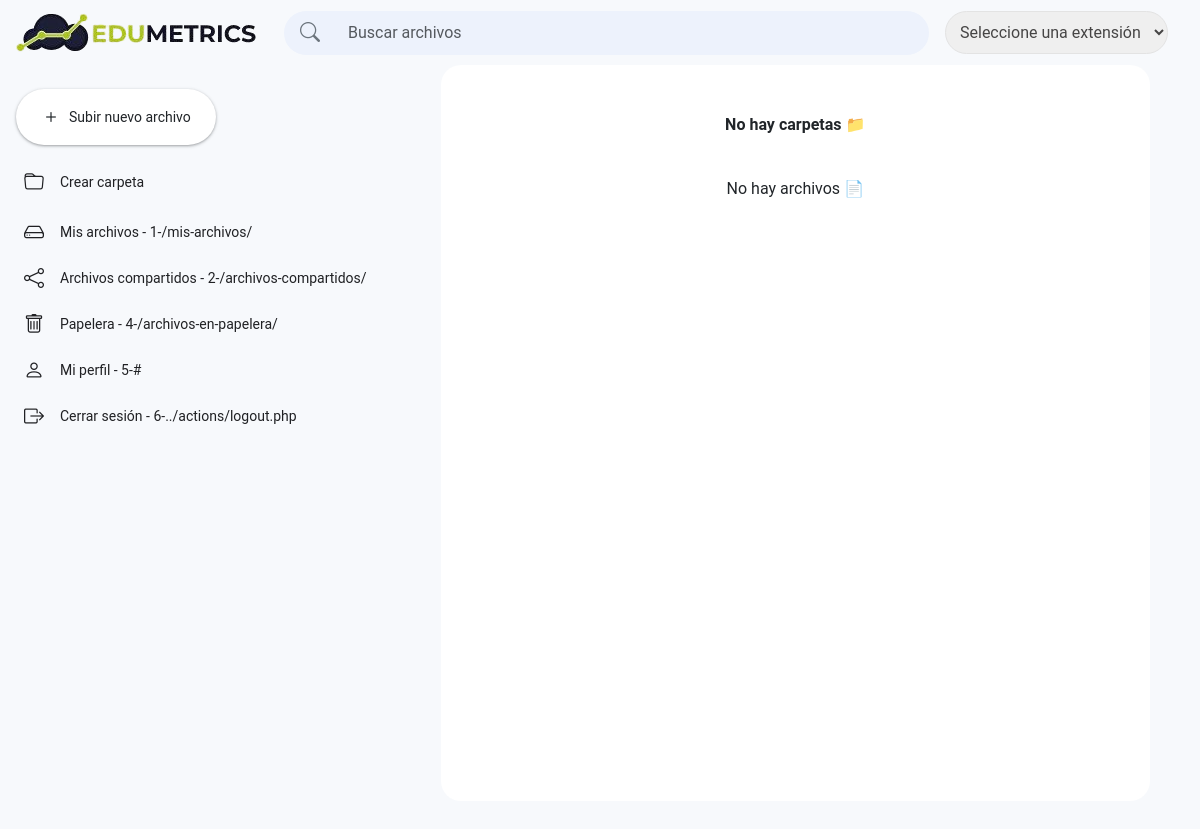
Page /mis-archivos/index.php?link=4 (signed in) on the committed database.
### tables this page shows
CREATE TABLE `tbl_drive_menu_links` (
  `id_menu_link` int UNSIGNED NOT NULL,
  `nombre_menu` varchar(250) NOT NULL,
  `url_menu` varchar(255) NOT NULL,
  `icono_menu` varchar(50) DEFAULT NULL,
  `estatus_menu` tinyint(1) DEFAULT '1',
  `posicion_menu` int NOT NULL,
  `created_at_menu` datetime DEFAULT CURRENT_TIMESTAMP
);

### functions/funciones.php (called while the page is built, shortened)
<?php
function getLinksMenu($servidor)
{
    $directorios = [];
    $sql = "SELECT * FROM tbl_drive_menu_links  WHERE estatus_menu = 1 ORDER BY posicion_menu ASC";
    $result = $servidor->query($sql);
    if ($result && $result->num_rows > 0) {
        while ($row = $result->fetch_assoc()) {
            $directorios[] = $row;
        }
    }
    return $directorios;
}

### components/sidebar.php
<div class="sidebar pt-2" id="sidebar">
    <div class="px-3">
        <button id="btnUploadFile" class="new-button btn d-flex align-items-center" data-bs-toggle="modal" data-bs-target="#modalUploadFile">
            <i class="bi bi-plus me-2"></i>
            <span>Subir nuevo archivo</span>
        </button>
    </div>
    <a id="btnCreateFolder" href="#" data-bs-toggle="modal" data-bs-target="#createFolder" class="sidebar-item d-flex align-items-center text-decoration-none mb-1">
        <i class="bi bi-folder me-3"></i>
        <span>Crear carpeta</span>
    </a>
    <div class="mt-2">
        <?php
        $current_page = basename(parse_url($_SERVER['REQUEST_URI'], PHP_URL_PATH));
        foreach ($links_menu as $link) {
            $dir_url = trim($link['url_menu'], './');
            $id_menu_link = $link['id_menu_link'];
            $is_active = ($current_page == basename($dir_url));
        ?>
            <a href="<?php echo BASE_HOME . $dir_url; ?>?link=<?php echo $id_menu_link; ?>"
                id="directorio_<?php echo $id_menu_link; ?>?"
                data-id="<?php echo $id_menu_link; ?>"
                <?php echo ($id_menu_link == 5) ? 'data-bs-toggle="modal" data-bs-target="#updateUser"' : ''; ?>
                class="sidebar-item d-flex align-items-center text-decoration-none mb-1
            <?php echo ($is_active ? 'active' : ''); ?>">
                <i class="<?php echo $link['icono_menu']; ?> me-3"></i>
                <span><?php echo $link['nombre_menu'] . ' - ' . $id_menu_link . '-' . $link['url_menu']; ?></span>
            </a>
        <?php } ?>
    </div>
</div>

### assets/css/dashboard.css (style rules this page uses)
body { font-family: "Roboto", Arial, sans-serif; background-color: #f7f9fc !important; }
.new-button { background-color: #fff; }
.sidebar { background-color: #f7f9fc; min-width: 256px; height: calc(100vh - 64px); }
.sidebar-item { border-radius: 0 25px 25px 0; font-size: 0.875rem; padding: 6px 12px 6px 24px; margin-right: 12px; color: #202124; }
.new-button { border-radius: 50px; box-shadow: 0 1px 2px 0 rgba(60, 64, 67, 0.3), 0 1px 3px 1px rgba(60, 64, 67, 0.15); padding: 12px 24px; font-size: 0.875rem; margin: 16px 0; transition: box-shadow 0.2s; }

### assets/css/home.css (style rules this page uses)
.bi { font-size: 20px; }

### rows in the picture
tbl_drive_menu_links: nombre_menu "Mis archivos", id_menu_link "1", url_menu "/mis-archivos/"
tbl_drive_menu_links: nombre_menu "Archivos compartidos", id_menu_link "2", url_menu "/archivos-compartidos/"
tbl_drive_menu_links: nombre_menu "Papelera", id_menu_link "4", url_menu "/archivos-en-papelera/"
tbl_drive_menu_links: nombre_menu "Mi perfil", id_menu_link "5", url_menu "#"
tbl_drive_menu_links: nombre_menu "Cerrar sesión", id_menu_link "6", url_menu "../actions/logout.php"
